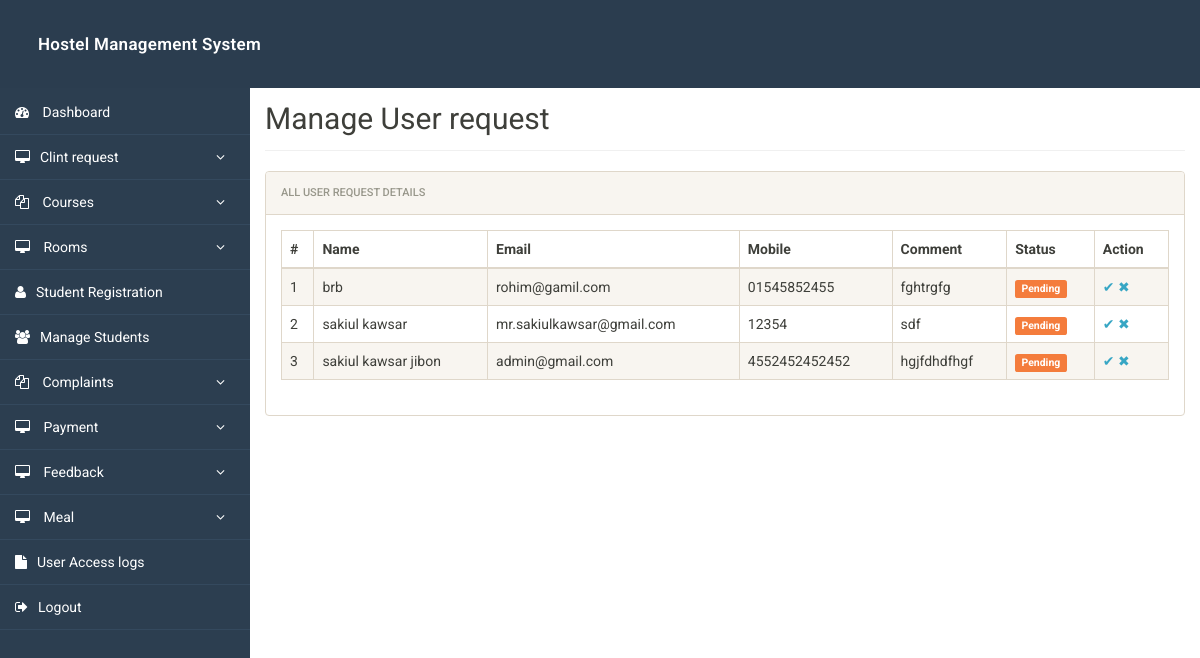
/admin/manage-requests.php (signed in), run on an earlier commit of the app's database.
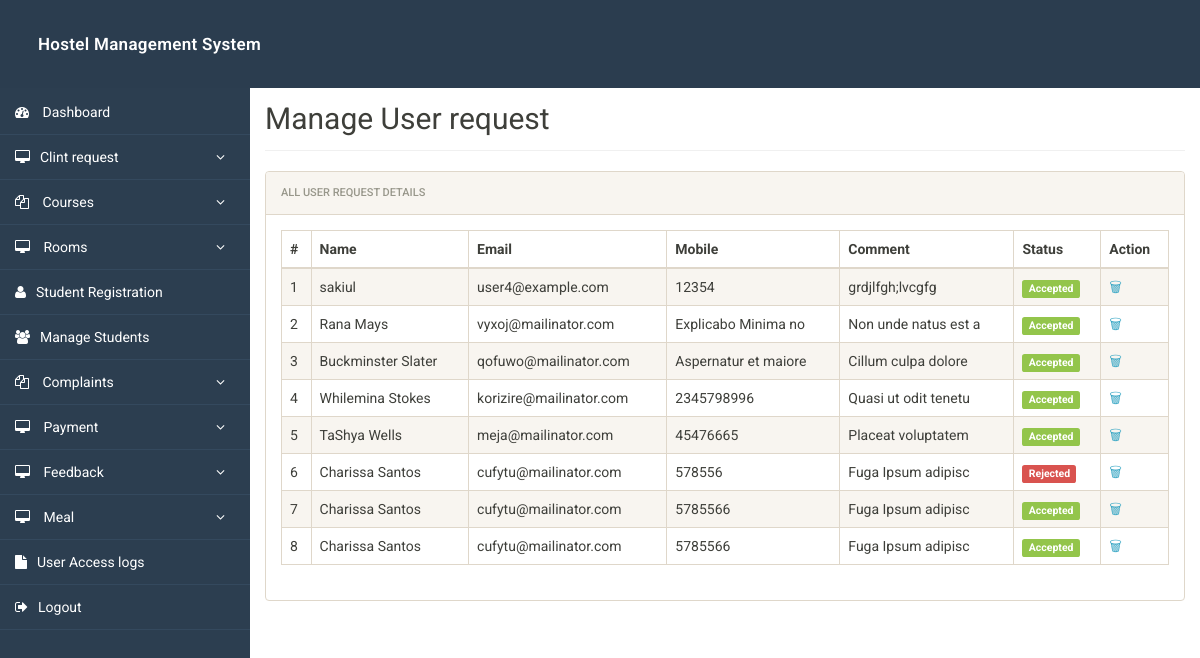
And on a later commit of the database.
### tables this page shows
CREATE TABLE `users_request` (
  `id` int(11) NOT NULL,
  `name` varchar(50) NOT NULL,
  `email` varchar(50) NOT NULL,
  `mobile` varchar(20) NOT NULL,
  `comment` varchar(100) NOT NULL,
  `status` enum('pending','accepted','rejected') DEFAULT 'pending'
);

### admin/manage-requests.php (the view, shortened to what this page needs)
<?php
include('includes/config.php');
$ret = "SELECT * FROM users_request";
$stmt = $mysqli->prepare($ret);
$stmt->execute();
$res = $stmt->get_result();
?>
<!doctype html>
<html lang="en" class="no-js">
<head>
	<link rel="stylesheet" href="css/font-awesome.min.css">
	<link rel="stylesheet" href="css/bootstrap.min.css">
	<link rel="stylesheet" href="css/dataTables.bootstrap.min.css">
	<link rel="stylesheet" href="css/bootstrap-social.css">
	<link rel="stylesheet" href="css/bootstrap-select.css">
	<link rel="stylesheet" href="css/fileinput.min.css">
	<link rel="stylesheet" href="css/awesome-bootstrap-checkbox.css">
	<link rel="stylesheet" href="css/style.css">
</head>
<body>
	<?php include('includes/header.php');?>
	<div class="ts-main-content">
			<?php include('includes/sidebar.php');?>
		<div class="content-wrapper">
			<div class="container-fluid">
				<div class="row">
					<div class="col-md-12">
						<h2 class="page-title" style="margin-top: 4%">Manage User request</h2>
						<div class="panel panel-default">
							<div class="panel-heading">All User request Details</div>
							<div class="panel-body">
<table class="table table-bordered table-striped">
    <thead>
        <tr>
            <th>#</th>
            <th>Name</th>
            <th>Email</th>
            <th>Mobile</th>
            <th>Comment</th>
            <th>Status</th>
            <th>Action</th>
        </tr>
    </thead>
    <tbody>
    <?php
    $cnt = 1;
    while($row = $res->fetch_object()) {
    ?>
        <tr>
            <td><?php echo $cnt; ?></td>
            <td><?php echo htmlspecialchars($row->name); ?></td>
            <td><?php echo htmlspecialchars($row->email); ?></td>
            <td><?php echo htmlspecialchars($row->mobile); ?></td>
            <td><?php echo htmlspecialchars($row->comment); ?></td>
            <td>
                <?php if($row->status == 'pending') { ?>
                    <span class="label label-warning">Pending</span>
                <?php } elseif($row->status == 'accepted') { ?>
                    <span class="label label-success">Accepted</span>
                <?php } else { ?>
                    <span class="label label-danger">Rejected</span>
                <?php } ?>
            </td>
            <td>
                <?php if($row->status == 'pending'){ ?>
                    <a href="request-action.php?action=accept&id=<?php echo $row->id; ?>" onclick="return confirm('Accept this request?');">✔</a>
                    <a href="request-action.php?action=reject&id=<?php echo $row->id; ?>" onclick="return confirm('Reject this request?');">✖</a>
                <?php } else { ?>
                    <a href="request-action.php?action=delete&id=<?php echo $row->id; ?>" onclick="return confirm('Delete this request?');">🗑</a>
                <?php } ?>
            </td>
        </tr>
    <?php
        $cnt++;
    }
    ?>
    </tbody>
</table>
							</div>
						</div>
					</div>
				</div>
			</div>
		</div>
	</div>
</body>
</html>

### admin/includes/header.php (shortened to what this page needs)
<div class="brand clearfix">
		<a href="#" class="logo" style="font-size:16px; color:#fff;">Hostel Management System</a>
	</div>

### admin/includes/sidebar.php (shortened to what this page needs)
<nav class="ts-sidebar">
			<ul class="ts-sidebar-menu">
				<li><a href="dashboard.php"><i class="fa fa-dashboard" style="color: #fff;"></i> Dashboard</a></li>
					<li><a href="#"><i class="fa fa-desktop" style="color: #fff;"></i>Clint request</a>
				</li>
					<li><a href="#"><i class="fa fa-files-o" style="color: #fff;"></i> Courses</a>
				</li>
					<li><a href="#"><i class="fa fa-desktop" style="color: #fff;"></i> Rooms</a>
				</li>
				<li><a href="registration.php"><i class="fa fa-user" style="color: #fff;"></i>Student Registration</a></li>
				<li><a href="manage-students.php"><i class="fa fa-users" style="color: #fff;"></i>Manage Students</a></li>
						<li><a href="#"><i class="fa fa-files-o" style="color: #fff;"></i> Complaints</a>
				</li>
					<li><a href="#"><i class="fa fa-desktop" style="color: #fff;"></i> Payment</a>
				</li>
				<li><a href="#"><i class="fa fa-desktop" style="color: #fff;"></i> Feedback</a>
				</li>
				<li><a href="#"><i class="fa fa-desktop" style="color: #fff;"></i> Meal</a>
				</li>
				<li><a href="access-log.php"><i class="fa fa-file" style="color: #fff;"></i>User Access logs</a></li>
				<li><a href="logout.php"><i class="fa fa-sign-out" style="color: #fff;"></i>Logout</a></li>
		</nav>

### admin/css/style.css (style rules this page uses)
html { font-size: 14px; }
@media only screen and (min-width: 480px) { html { font-size: 17px; } }
@media only screen and (min-width: 768px) { html { font-size: 14px; } }
body { font-size: 1em; }
a { color: #37a6c4; }
.panel { overflow: hidden; }
ul, li { margin: 0; padding: 0; list-style: none; }
.page-title { padding-bottom: 15px; margin-bottom: 20px; border-bottom: 1px solid #f0f0f0; }
.brand { background: #3e454c; position: relative; z-index: 3; position: fixed; width: 100%; top: 0; }
.brand .logo { box-sizing: border-box; padding: 20px; float: left; display: block; width: 300px; }
@media only screen and (min-width: 992px) { .brand .logo { width: 300px; } }
.ts-sidebar { background: #2c3136; max-height: 0; transition: max-height 0.3s; overflow: hidden; position: fixed; z-index: 2; width: 100%; bottom: 0; top: 80px; overflow-y: auto; }
@media only screen and (min-width: 992px) { .ts-sidebar { max-height: 100%; bottom: 0; } }
.ts-sidebar-menu a { display: block; text-decoration: none; padding: 12px 15px; color: #fff; }
.ts-sidebar-menu li { position: relative; }
.ts-sidebar-menu li i { color: #585c64; margin-right: 10px; }
.ts-main-content .content-wrapper { padding-top: 15px; margin-top: 50px !important; }
@media only screen and (min-width: 992px) { .ts-main-content .ts-sidebar { width: 250px; float: left; } }
@media only screen and (min-width: 992px) { .ts-main-content .content-wrapper { margin-left: 250px; } }

### admin/includes/header.php (style rules this page uses)
.brand { background: #2b3d4f; padding: 12px 18px; }
.brand .logo { font-size: 17px !important; font-weight: 600; letter-spacing: .3px; width: 300px; color: #fff; text-decoration: none; }

### admin/includes/sidebar.php (style rules this page uses)
.ts-sidebar { width: 250px; background: #2c3e50; min-height: 100vh; padding-top: 10px; }
.ts-sidebar-menu { list-style: none; margin: 0; padding: 0; }
.ts-sidebar-menu li { position: relative; }
.ts-sidebar-menu > li > a { display: block; padding: 12px 15px; color: #fff; text-decoration: none; border-bottom: 1px solid #34495e; }

What changed in the data, as far as the page shows it:
removed users_request: name "brb", email "rohim@gamil.com", mobile "01545852455", comment "fghtrgfg", status "Pending"
removed users_request: name "sakiul kawsar", email "mr.sakiulkawsar@gmail.com", mobile "12354", comment "sdf", status "Pending"
removed users_request: name "sakiul kawsar jibon", email "admin@gmail.com", mobile "4552452452452", comment "hgjfdhdfhgf", status "Pending"
added users_request: name "sakiul", email "user4@example.com", mobile "12354", comment "grdjlfgh;lvcgfg", status "Accepted"
added users_request: name "Rana Mays", email "vyxoj@mailinator.com", mobile "Explicabo Minima no", comment "Non unde natus est a", status "Accepted"
added users_request: name "Buckminster Slater", email "qofuwo@mailinator.com", mobile "Aspernatur et maiore", comment "Cillum culpa dolore", status "Accepted"
added users_request: name "Whilemina Stokes", email "korizire@mailinator.com", mobile "2345798996", comment "Quasi ut odit tenetu", status "Accepted"
added users_request: name "TaShya Wells", email "meja@mailinator.com", mobile "45476665", comment "Placeat voluptatem", status "Accepted"
added users_request: name "Charissa Santos", email "cufytu@mailinator.com", mobile "578556", comment "Fuga Ipsum adipisc", status "Rejected"
added users_request: name "Charissa Santos", email "cufytu@mailinator.com", mobile "5785566", comment "Fuga Ipsum adipisc", status "Accepted"
added users_request: name "Charissa Santos", email "cufytu@mailinator.com", mobile "5785566", comment "Fuga Ipsum adipisc", status "Accepted"
